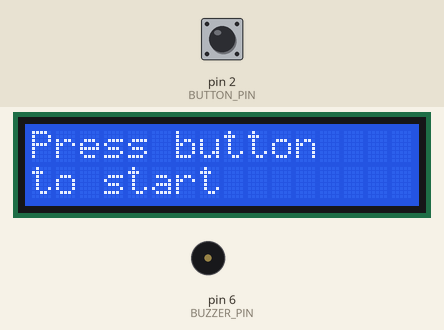
Simulated run of this sketch. Board: Arduino Uno, built with avr-gcc and run on an emulated ATmega328P. Shown: 16×2 character LCD, buzzer (waves = sounding). Inputs (shaded band) come from the test bench; at power-on: pin 2 (BUTTON_PIN) HIGH. Random numbers use the default seed unless the sketch sets one; what the sketch prints to the serial monitor is not drawn.

Above: at 1.2 s.
1.3 s: pin 2 (BUTTON_PIN) pulled LOW for 0.15 s
At 1.8 s:
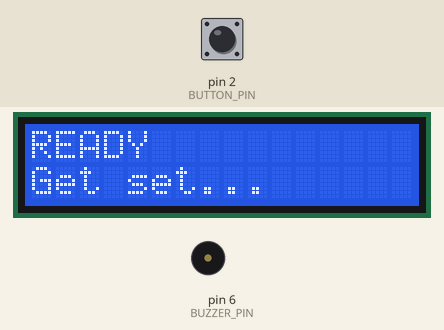
2.9 s: pin 2 (BUTTON_PIN) pulled LOW for 1 s
At 4.2 s:
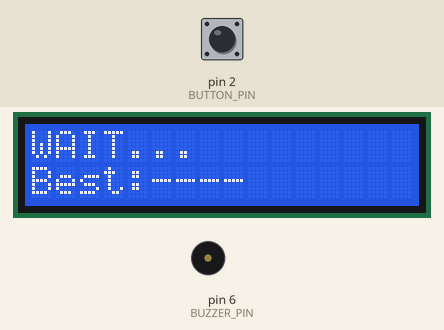
6.9 s: pin 2 (BUTTON_PIN) pulled LOW for 0.15 s
At 8.1 s:
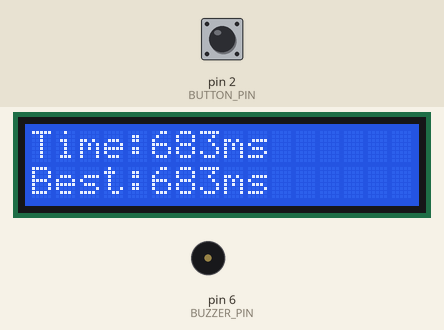
Timing chart, 0 to 9.9 s (numbered marks = the images above; inputs shaded):
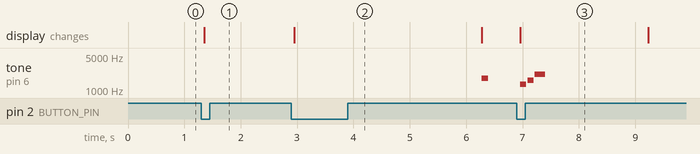

Measured:
- after the input at 1.3 s, the display: changes after 0.05 s (image 1)
- after the input at 2.9 s, tone on pin 6 (BUZZER_PIN): silent → 1760 Hz after 3.4 s, → silent 0.12 s later; the display: changes after 0.05 s (image 2)
- after the input at 6.9 s, tone on pin 6 (BUZZER_PIN): plays 1319 Hz for 0.11 s, 1568 Hz for 0.11 s, 2093 Hz for 0.18 s, starting after 0.06 s

The sketch:

reaction_game.ino
```cpp
#include <LiquidCrystal.h>

// ハードウェア設定
const int BUTTON_PIN = 2;   // INPUT_PULLUP: 押下時 = LOW
const int BUZZER_PIN = 6;
const int LCD_RS_PIN = 7;
const int LCD_E_PIN = 8;
const int LCD_D4_PIN = 9;
const int LCD_D5_PIN = 10;
const int LCD_D6_PIN = 11;
const int LCD_D7_PIN = 12;

LiquidCrystal lcd(LCD_RS_PIN, LCD_E_PIN, LCD_D4_PIN, LCD_D5_PIN, LCD_D6_PIN, LCD_D7_PIN);

enum GameState {
  STATE_IDLE,
  STATE_READY,
  STATE_WAIT,
  STATE_GO,
  STATE_RESULT,
  STATE_MISS
};

enum SoundType {
  SOUND_CUE,
  SOUND_MISS,
  SOUND_BEST
};

GameState currentState = STATE_IDLE;

// 時間管理
unsigned long stateEnteredMs = 0;
unsigned long waitStartedMs = 0;
unsigned long randomWaitMs = 0;
unsigned long goSignalUs = 0;

// スコア管理
unsigned long reactionTimeUs = 0;
unsigned long bestTimeUs = 4294967295UL;
unsigned long totalReactionUs = 0;
unsigned long playCount = 0;
unsigned long averageUs = 0;
unsigned long lastResultReactionUs = 0;
unsigned long resultRefreshAtMs = 0;

bool showAverageInResult = false;
bool averageShown = false;
bool needsResultRefresh = false;

// ボタンのデバウンス
bool stableButtonLevel = HIGH;
bool lastRawLevel = HIGH;
unsigned long lastDebounceMs = 0;
const unsigned long DEBOUNCE_MS = 50;
const unsigned long GO_TIMEOUT_MS = 3000;
const unsigned long READY_DISPLAY_MS = 800;
const unsigned long RESULT_DISPLAY_MS = 2000;
const unsigned long AVERAGE_DISPLAY_MS = 2000;
const int RANKING_SIZE = 5;
const unsigned long EMPTY_RANK = 4294967295UL;

unsigned long rankingUs[RANKING_SIZE] = {
  EMPTY_RANK,
  EMPTY_RANK,
  EMPTY_RANK,
  EMPTY_RANK,
  EMPTY_RANK
};

void setup();
void loop();
bool readButton();
unsigned long measureReaction();
bool waitRandom();
void displayResult(unsigned long reactionUs);
bool updateBest(unsigned long reactionUs);
bool checkFalseStart();
void playSound(int soundType);
void displayAverage(unsigned long avgUs);
void enterState(GameState next);
void updateRanking(unsigned long reactionUs);
void printRanking();

// ハードウェアを初期化し、初期画面を表示する。
void setup() {
  Serial.begin(9600);

  pinMode(BUTTON_PIN, INPUT_PULLUP);
  pinMode(BUZZER_PIN, OUTPUT);

  lcd.begin(16, 2);
  randomSeed(analogRead(A0));
  enterState(STATE_IDLE);
  printRanking();
}

// 状態マシンを1ステップ実行する。
void loop() {
  switch (currentState) {
    // 初期待機: スタート押下で READY へ。
    case STATE_IDLE:
      if (readButton()) {
        enterState(STATE_READY);
      }
      break;

    // READY表示中: 表示時間経過後の押下で WAIT へ。
    case STATE_READY:
      if (millis() - stateEnteredMs >= READY_DISPLAY_MS && readButton()) {
        enterState(STATE_WAIT);
      }
      break;

    // ランダム待機: 待機完了で GO、先押しで MISS。
    case STATE_WAIT:
      if (waitRandom()) {
        goSignalUs = micros();
        lcd.clear();
        lcd.setCursor(0, 0);
        lcd.print("PUSH!           ");
        lcd.setCursor(0, 1);
        lcd.print("                ");
        playSound(SOUND_CUE);
        enterState(STATE_GO);
      } else if (checkFalseStart()) {
        // 境界時刻では公平性を保つため、待機成立時はGOを優先する。
        enterState(STATE_MISS);
      }
      break;

    // 合図後の計測状態: 押下で記録、時間切れで TIMEOUT 扱い。
    case STATE_GO:
      if (readButton()) {
        reactionTimeUs = measureReaction();
        updateRanking(reactionTimeUs);
        bool isBest = updateBest(reactionTimeUs);
        lastResultReactionUs = reactionTimeUs;
        displayResult(reactionTimeUs);
        printRanking();
        if (isBest) {
          playSound(SOUND_BEST);
          if (LCD_E_PIN == BUZZER_PIN) {
            // ピン共有時はtone中にLCDが乱れるため、終了後に再描画する。
            needsResultRefresh = true;
            resultRefreshAtMs = millis() + 160;
          }
        }

        // 平均表示に使うデータをこの時点で確定する。
        showAverageInResult = (playCount > 0);
        averageShown = false;
        if (showAverageInResult) {
          averageUs = totalReactionUs / playCount;
        }
        enterState(STATE_RESULT);
      } else if (millis() - stateEnteredMs >= GO_TIMEOUT_MS) {
        lcd.clear();
        lcd.setCursor(0, 0);
        lcd.print("TIMEOUT");
        lcd.setCursor(0, 1);
        lcd.print("Try again");

        showAverageInResult = false;
        averageShown = false;
        needsResultRefresh = false;
        enterState(STATE_RESULT);
      }
      break;

    // 結果表示: Time/Best 表示後、Average を表示して READY へ戻る。
    case STATE_RESULT:
      if (needsResultRefresh && (long)(millis() - resultRefreshAtMs) >= 0) {
        displayResult(lastResultReactionUs);
        needsResultRefresh = false;
      }

      if (showAverageInResult) {
        unsigned long elapsedMs = millis() - stateEnteredMs;

        if (!averageShown && elapsedMs >= RESULT_DISPLAY_MS) {
          displayAverage(averageUs);
          averageShown = true;
        }

        if (averageShown && elapsedMs >= RESULT_DISPLAY_MS + AVERAGE_DISPLAY_MS) {
          enterState(STATE_READY);
        }
      } else if (millis() - stateEnteredMs >= RESULT_DISPLAY_MS) {
        enterState(STATE_READY);
      }
      break;

    // フライング表示: 1.5秒後の押下で READY へ。
    case STATE_MISS:
      if (millis() - stateEnteredMs >= 1500 && readButton()) {
        enterState(STATE_READY);
      }
      break;
  }
}

// デバウンス付きのボタン入力。押下イベントごとに1回だけtrueを返す。
bool readButton() {
  bool raw = digitalRead(BUTTON_PIN);

  if (raw != lastRawLevel) {
    lastDebounceMs = millis();
    lastRawLevel = raw;
  }

  if (millis() - lastDebounceMs >= DEBOUNCE_MS && raw != stableButtonLevel) {
    stableButtonLevel = raw;
    if (stableButtonLevel == LOW) {
      return true;
    }
  }

  return false;
}

// GO合図からの反応時間をマイクロ秒で計測する。
unsigned long measureReaction() {
  return micros() - goSignalUs;
}

// ランダム待機時間が経過したかを判定する。
bool waitRandom() {
  return (millis() - waitStartedMs) >= randomWaitMs;
}

// 現在の反応時間とベスト記録をLCDに表示する。
void displayResult(unsigned long reactionUs) {
  unsigned long reactionMs = reactionUs / 1000;
  unsigned long bestMs = bestTimeUs / 1000;

  lcd.clear();
  lcd.setCursor(0, 0);
  lcd.print("                ");
  lcd.setCursor(0, 1);
  lcd.print("                ");

  lcd.setCursor(0, 0);
  lcd.print("Time:");
  lcd.print(reactionMs);
  lcd.print("ms");

  lcd.setCursor(0, 1);
  lcd.print("Best:");
  lcd.print(bestMs);
  lcd.print("ms");
}

// ベスト・合計・回数を更新し、今回が新記録かを返す。
bool updateBest(unsigned long reactionUs) {
  bool isBest = reactionUs < bestTimeUs;

  if (isBest) {
    bestTimeUs = reactionUs;
  }

  totalReactionUs += reactionUs;
  playCount++;

  return isBest;
}

// WAIT状態中の押下をフライングとして検出する。
bool checkFalseStart() {
  return readButton();
}

// 合図・ミス・ベスト更新時の効果音を鳴らす。
void playSound(int soundType) {
  // ブザーとLCDのEを共有するとtone()で表示が乱れるためスキップする。
  if (BUZZER_PIN == LCD_E_PIN) {
    return;
  }

  if (soundType == SOUND_CUE) {
    tone(BUZZER_PIN, 1760, 120);
  } else if (soundType == SOUND_MISS) {
    tone(BUZZER_PIN, 330, 250);
  } else if (soundType == SOUND_BEST) {
    // お祝いメロディー（ミ -> ソ -> 高いド）
    tone(BUZZER_PIN, 1319, 110);
    delay(130);
    tone(BUZZER_PIN, 1568, 110);
    delay(130);
    tone(BUZZER_PIN, 2093, 180);
  }
}

// 平均反応時間をLCDに表示する。
void displayAverage(unsigned long avgUs) {
  unsigned long avgMs = avgUs / 1000;
  lcd.clear();
  lcd.setCursor(0, 0);
  lcd.print("                ");
  lcd.setCursor(0, 1);
  lcd.print("                ");

  lcd.setCursor(0, 0);
  lcd.print("Average:");
  lcd.setCursor(0, 1);
  lcd.print(avgMs);
  lcd.print("ms");
}

// 次の状態へ遷移し、その状態に対応するLCD表示へ更新する。
void enterState(GameState next) {
  currentState = next;
  stateEnteredMs = millis();

  if (next != STATE_RESULT) {
    needsResultRefresh = false;
  }

  if (next == STATE_IDLE) {
    lcd.clear();
    lcd.setCursor(0, 0);
    lcd.print("Press button");
    lcd.setCursor(0, 1);
    lcd.print("to start");
  } else if (next == STATE_READY) {
    lcd.clear();
    lcd.setCursor(0, 0);
    lcd.print("READY");
    lcd.setCursor(0, 1);
    lcd.print("Get set...");
  } else if (next == STATE_WAIT) {
    waitStartedMs = millis();
    randomWaitMs = random(2000, 5001);

    lcd.clear();
    lcd.setCursor(0, 0);
    lcd.print("WAIT...");

    lcd.setCursor(0, 1);
    lcd.print("Best:");
    if (bestTimeUs == 4294967295UL) {
      lcd.print("----");
    } else {
      lcd.print(bestTimeUs / 1000);
      lcd.print("ms");
    }
  } else if (next == STATE_MISS) {
    lcd.clear();
    lcd.setCursor(0, 0);
    lcd.print("MISS");
    playSound(SOUND_MISS);
  }
}

// 反応時間ランキング（TOP5）を昇順で更新する。
void updateRanking(unsigned long reactionUs) {
  for (int i = 0; i < RANKING_SIZE; i++) {
    if (reactionUs < rankingUs[i]) {
      for (int j = RANKING_SIZE - 1; j > i; j--) {
        rankingUs[j] = rankingUs[j - 1];
      }
      rankingUs[i] = reactionUs;
      return;
    }
  }
}

// シリアルモニタにランキングを表示する（電源OFFでリセット）。
void printRanking() {
  Serial.println(F("=== RANKING TOP5 (ms) ==="));

  bool hasRecord = false;
  for (int i = 0; i < RANKING_SIZE; i++) {
    if (rankingUs[i] == EMPTY_RANK) {
      continue;
    }

    hasRecord = true;
    Serial.print(i + 1);
    Serial.print(F(". "));
    Serial.print(rankingUs[i] / 1000);
    Serial.println(F(" ms"));
  }

  if (!hasRecord) {
    Serial.println(F("No records yet"));
  }

  Serial.println();
}
```
